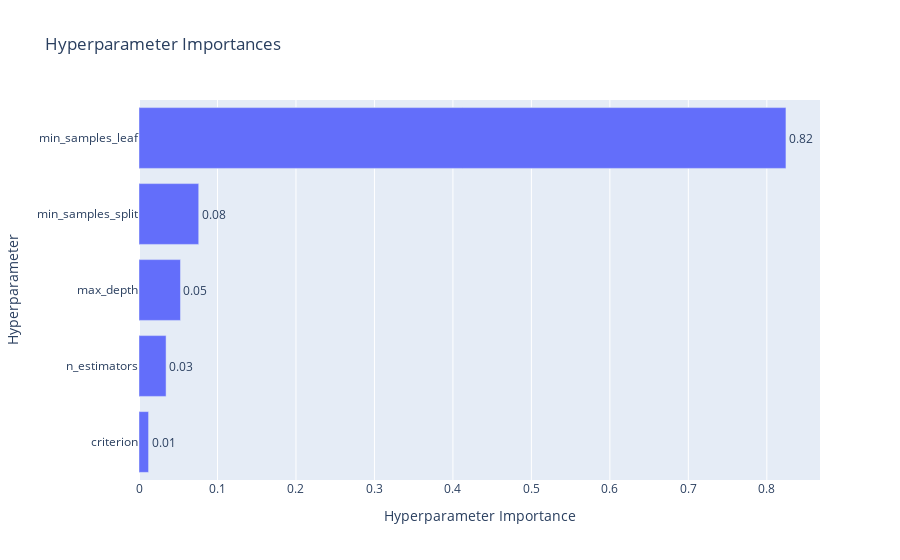

The code cell stored with this chart in its notebook:
### Code cell
p_importance_feat_eng = optuna.visualization.plot_param_importances(study_feat_eng)
p_importance_feat_eng.show()

### Figure 1 — Plotly figure (JSON) as saved in the notebook; plotly's stock layout.template omitted (floating-point values rounded to 4 significant figures)
{"data": [{"cliponaxis": false, "hovertemplate": ["criterion (CategoricalDistribution): 0.01218991910695717<extra></extra>", "n_estimators (IntDistribution): 0.034499819232771116<extra></extra>", "max_depth (IntDistribution): 0.052837631175574044<extra></extra>", "min_samples_split (IntDistribution): 0.07611199214682522<extra></extra>", "min_samples_leaf (IntDistribution): 0.8243606383378724<extra></extra>"], "name": "Objective Value", "orientation": "h", "text": ["0.01", "0.03", "0.05", "0.08", "0.82"], "textposition": "outside", "type": "bar", "x": [0.01219, 0.0345, 0.05284, 0.07611, 0.8244], "y": ["criterion", "n_estimators", "max_depth", "min_samples_split", "min_samples_leaf"]}], "layout": {"title": {"text": "Hyperparameter Importances"}, "xaxis": {"title": {"text": "Hyperparameter Importance"}}, "yaxis": {"title": {"text": "Hyperparameter"}}}}
